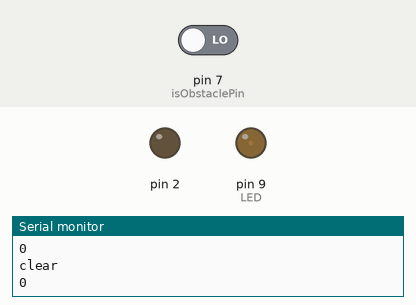
Recording of a sketch running on a simulated Arduino Uno, built with avr-gcc and run on an emulated ATmega328P. Shown: output pins drawn as LEDs (lit = HIGH), the last lines printed to the serial monitor. The test bench sets the inputs (shaded band); at power-on: pin 7 (isObstaclePin) LOW.

Above: at 1.2 s.
1.3 s: pin 7 (isObstaclePin) driven HIGH
At 2.4 s:
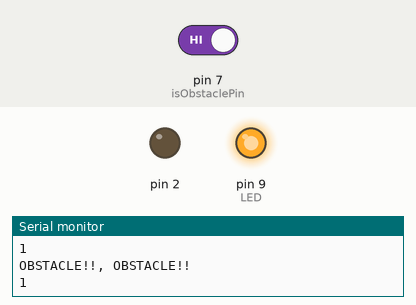
2.9 s: pin 7 (isObstaclePin) driven LOW
At 3.7 s:
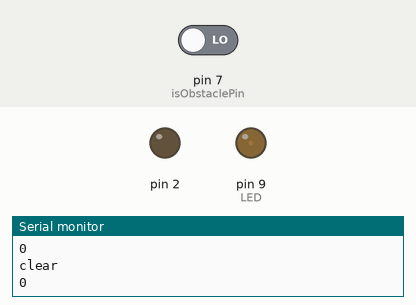
Timing chart, 0 to 5.9 s (numbered marks = the images above; inputs shaded):
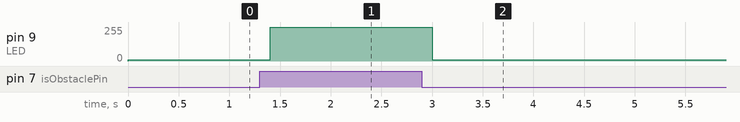

Measured:
- after the input at 1.3 s, pin 9 (LED): 10/255 → 255/255 after 0.10 s
- after the input at 2.9 s, pin 9 (LED): 255/255 → 10/255 after 0.10 s

The sketch:

IR.ino
```cpp
// IR Obstacle Collision Detection Module
// Henry's Bench

int LED = 9; // Use the onboard Uno LED
int isObstaclePin = 7;  // This is our input pin
int isObstacle = HIGH;  // HIGH MEANS NO OBSTACLE
int brightness=10;

void setup() {
  pinMode(LED, OUTPUT);
  pinMode(2,OUTPUT);
  pinMode(isObstaclePin, INPUT);
  Serial.begin(9600);

}

void loop() {
  isObstacle = digitalRead(isObstaclePin);
  if (isObstacle == HIGH)
  {
    Serial.println("OBSTACLE!!, OBSTACLE!!");
    digitalWrite(LED, HIGH);
  }
  else
  {
    Serial.println("clear");
  analogWrite(LED, brightness);

  }
  Serial.println(isObstacle);
  delay(200);
}
```
